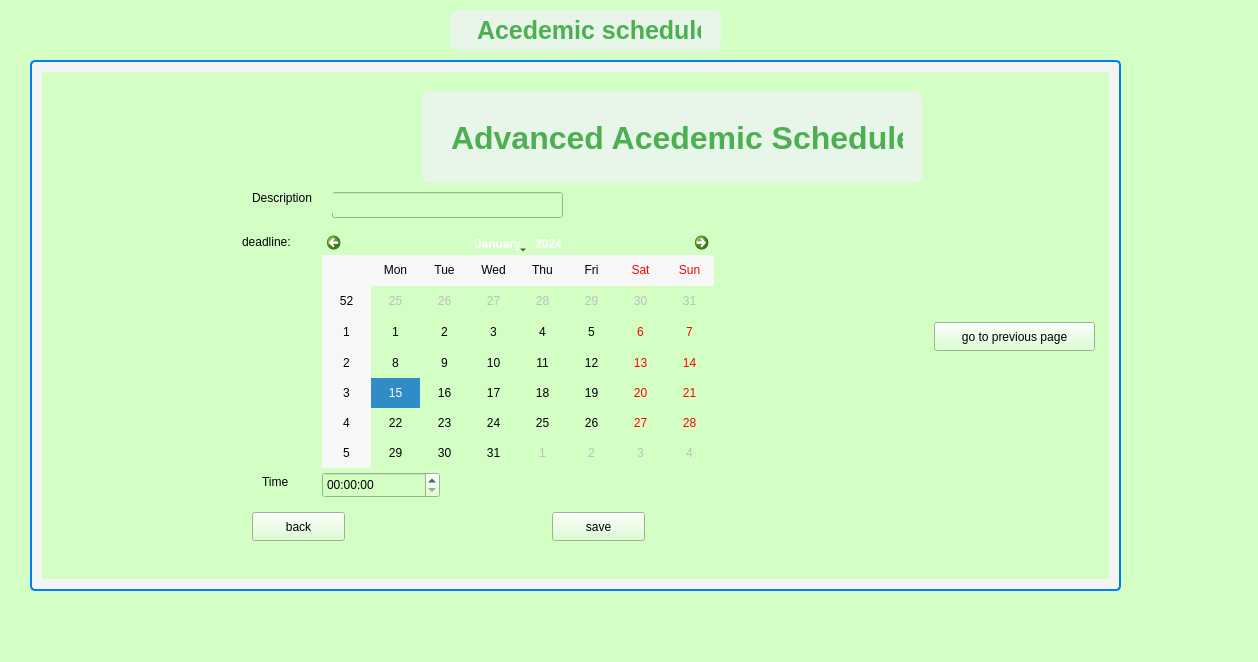
<?xml version="1.0" encoding="UTF-8"?>
<ui version="4.0">
 <class>acedemic</class>
 <widget class="QMainWindow" name="acedemic">
  <property name="geometry">
   <rect>
    <x>0</x>
    <y>0</y>
    <width>1258</width>
    <height>662</height>
   </rect>
  </property>
  <property name="windowTitle">
   <string>MainWindow</string>
  </property>
  <property name="styleSheet">
   <string notr="true">background-color:#d3ffc5;   /* Mint green */</string>
  </property>
  <widget class="QWidget" name="centralwidget">
   <widget class="QStackedWidget" name="stackedWidget">
    <property name="geometry">
     <rect>
      <x>30</x>
      <y>60</y>
      <width>1091</width>
      <height>531</height>
     </rect>
    </property>
    <property name="styleSheet">
     <string notr="true">QStackedWidget {
    border: 2px solid #007BFF;      /* Blue border */
    background-color: #f4f4f4;      /* Light gray background */
    padding: 10px;                   /* Padding around the widget */
    border-radius: 5px;              /* Rounded corners */
}</string>
    </property>
    <property name="currentIndex">
     <number>1</number>
    </property>
    <widget class="QWidget" name="page">
     <widget class="QLabel" name="label_8">
      <property name="geometry">
       <rect>
        <x>60</x>
        <y>300</y>
        <width>101</width>
        <height>20</height>
       </rect>
      </property>
      <property name="text">
       <string/>
      </property>
     </widget>
     <widget class="QLineEdit" name="lineEdit">
      <property name="geometry">
       <rect>
        <x>140</x>
        <y>270</y>
        <width>113</width>
        <height>26</height>
       </rect>
      </property>
     </widget>
     <widget class="QLineEdit" name="lineEdit_3">
      <property name="geometry">
       <rect>
        <x>150</x>
        <y>350</y>
        <width>113</width>
        <height>26</height>
       </rect>
      </property>
     </widget>
     <widget class="QComboBox" name="comboBox">
      <property name="geometry">
       <rect>
        <x>140</x>
        <y>190</y>
        <width>76</width>
        <height>26</height>
       </rect>
      </property>
      <item>
       <property name="text">
        <string>Sunday</string>
       </property>
      </item>
      <item>
       <property name="text">
        <string>Monday</string>
       </property>
      </item>
      <item>
       <property name="text">
        <string>Tuesday</string>
       </property>
      </item>
      <item>
       <property name="text">
        <string>Wednesday</string>
       </property>
      </item>
      <item>
       <property name="text">
        <string>Thursday</string>
       </property>
      </item>
      <item>
       <property name="text">
        <string>Saturday</string>
       </property>
      </item>
      <item>
       <property name="text">
        <string>Friday</string>
       </property>
      </item>
     </widget>
     <widget class="QLineEdit" name="lineEdit_2">
      <property name="geometry">
       <rect>
        <x>140</x>
        <y>310</y>
        <width>113</width>
        <height>26</height>
       </rect>
      </property>
     </widget>
     <widget class="QCheckBox" name="checkBox">
      <property name="geometry">
       <rect>
        <x>110</x>
        <y>430</y>
        <width>181</width>
        <height>24</height>
       </rect>
      </property>
      <property name="text">
       <string>add this for every week</string>
      </property>
     </widget>
     <widget class="QLabel" name="label_3">
      <property name="geometry">
       <rect>
        <x>370</x>
        <y>90</y>
        <width>381</width>
        <height>31</height>
       </rect>
      </property>
      <property name="text">
       <string>Enter this details one by one and submit one by one</string>
      </property>
     </widget>
     <widget class="QTimeEdit" name="timeEdit">
      <property name="geometry">
       <rect>
        <x>130</x>
        <y>230</y>
        <width>118</width>
        <height>26</height>
       </rect>
      </property>
     </widget>
     <widget class="QLabel" name="label_6">
      <property name="geometry">
       <rect>
        <x>70</x>
        <y>230</y>
        <width>63</width>
        <height>20</height>
       </rect>
      </property>
      <property name="text">
       <string>time</string>
      </property>
     </widget>
     <widget class="QLabel" name="label_5">
      <property name="geometry">
       <rect>
        <x>70</x>
        <y>310</y>
        <width>63</width>
        <height>20</height>
       </rect>
      </property>
      <property name="text">
       <string>subject</string>
      </property>
     </widget>
     <widget class="QLabel" name="label_7">
      <property name="geometry">
       <rect>
        <x>70</x>
        <y>270</y>
        <width>63</width>
        <height>20</height>
       </rect>
      </property>
      <property name="text">
       <string>hours</string>
      </property>
     </widget>
     <widget class="QLabel" name="label_4">
      <property name="geometry">
       <rect>
        <x>70</x>
        <y>190</y>
        <width>51</width>
        <height>20</height>
       </rect>
      </property>
      <property name="text">
       <string>day</string>
      </property>
     </widget>
     <widget class="QLabel" name="label">
      <property name="geometry">
       <rect>
        <x>400</x>
        <y>0</y>
        <width>381</width>
        <height>51</height>
       </rect>
      </property>
      <property name="styleSheet">
       <string notr="true">QLabel {
    font-size: 28px;            /* Larger font size for emphasis */
    color: #4CAF50;             /* Green color for a fresh look */
    font-weight: bold;          /* Make the text bold */
    padding: 10px 20px;         /* Add padding around the text */
    background-color: #e8f5e9;  /* Light green background to match the color scheme */
    border-radius: 8px;         /* Rounded corners */
    text-align: center;         /* Center-align the text */
}
</string>
      </property>
      <property name="text">
       <string>Basic Acedemic Schedule</string>
      </property>
     </widget>
     <widget class="QLabel" name="label_2">
      <property name="geometry">
       <rect>
        <x>40</x>
        <y>80</y>
        <width>311</width>
        <height>51</height>
       </rect>
      </property>
      <property name="styleSheet">
       <string notr="true">QLabel {
    font-size: 25px;
    color: #333333;   /* Dark gray color for the text */
    padding: 5px;
    font-weight: normal;  /* Regular weight */
    text-align: left;     /* Align the text to the left */
}
</string>
      </property>
      <property name="text">
       <string>Enter your lecture details:</string>
      </property>
     </widget>
     <widget class="QLabel" name="label_9">
      <property name="geometry">
       <rect>
        <x>70</x>
        <y>360</y>
        <width>63</width>
        <height>20</height>
       </rect>
      </property>
      <property name="text">
       <string>venue</string>
      </property>
     </widget>
     <widget class="QPushButton" name="Save1">
      <property name="geometry">
       <rect>
        <x>280</x>
        <y>470</y>
        <width>93</width>
        <height>29</height>
       </rect>
      </property>
      <property name="text">
       <string>save</string>
      </property>
     </widget>
     <widget class="QPushButton" name="Back1">
      <property name="geometry">
       <rect>
        <x>80</x>
        <y>470</y>
        <width>93</width>
        <height>29</height>
       </rect>
      </property>
      <property name="text">
       <string>back</string>
      </property>
     </widget>
     <widget class="QLabel" name="label_12">
      <property name="geometry">
       <rect>
        <x>70</x>
        <y>390</y>
        <width>51</width>
        <height>20</height>
       </rect>
      </property>
      <property name="text">
       <string>Date</string>
      </property>
     </widget>
     <widget class="QDateEdit" name="dateEdit">
      <property name="geometry">
       <rect>
        <x>150</x>
        <y>390</y>
        <width>110</width>
        <height>26</height>
       </rect>
      </property>
     </widget>
     <widget class="QPushButton" name="GoToNextPage">
      <property name="geometry">
       <rect>
        <x>920</x>
        <y>270</y>
        <width>121</width>
        <height>29</height>
       </rect>
      </property>
      <property name="text">
       <string>go to next page</string>
      </property>
     </widget>
    </widget>
    <widget class="QWidget" name="page_2">
     <widget class="QPushButton" name="Save2">
      <property name="geometry">
       <rect>
        <x>510</x>
        <y>440</y>
        <width>93</width>
        <height>29</height>
       </rect>
      </property>
      <property name="text">
       <string>save</string>
      </property>
     </widget>
     <widget class="QLabel" name="label_10">
      <property name="geometry">
       <rect>
        <x>200</x>
        <y>160</y>
        <width>63</width>
        <height>20</height>
       </rect>
      </property>
      <property name="text">
       <string>deadline:</string>
      </property>
     </widget>
     <widget class="QLabel" name="label_11">
      <property name="geometry">
       <rect>
        <x>380</x>
        <y>20</y>
        <width>501</width>
        <height>91</height>
       </rect>
      </property>
      <property name="styleSheet">
       <string notr="true">QLabel {
    font-size: 32px;            /* Larger font size for emphasis */
    color: #4CAF50;             /* Green color for a fresh look */
    font-weight: bold;          /* Make the text bold */
    padding: 10px 20px;         /* Add padding around the text */
    background-color: #e8f5e9;  /* Light green background to match the color scheme */
    border-radius: 8px;         /* Rounded corners */
    text-align: center;         /* Center-align the text */
}
</string>
      </property>
      <property name="text">
       <string>Advanced Acedemic Schedule</string>
      </property>
     </widget>
     <widget class="QLineEdit" name="lineEdit_4">
      <property name="geometry">
       <rect>
        <x>290</x>
        <y>120</y>
        <width>231</width>
        <height>26</height>
       </rect>
      </property>
     </widget>
     <widget class="QPushButton" name="Back2">
      <property name="geometry">
       <rect>
        <x>210</x>
        <y>440</y>
        <width>93</width>
        <height>29</height>
       </rect>
      </property>
      <property name="text">
       <string>back</string>
      </property>
     </widget>
     <widget class="QLabel" name="label_13">
      <property name="geometry">
       <rect>
        <x>210</x>
        <y>110</y>
        <width>81</width>
        <height>31</height>
       </rect>
      </property>
      <property name="text">
       <string>Description</string>
      </property>
     </widget>
     <widget class="QCalendarWidget" name="calendarWidget_2">
      <property name="geometry">
       <rect>
        <x>280</x>
        <y>160</y>
        <width>392</width>
        <height>236</height>
       </rect>
      </property>
     </widget>
     <widget class="QTimeEdit" name="timeEdit_2">
      <property name="geometry">
       <rect>
        <x>280</x>
        <y>400</y>
        <width>118</width>
        <height>26</height>
       </rect>
      </property>
     </widget>
     <widget class="QPushButton" name="GoToPreviousPage">
      <property name="geometry">
       <rect>
        <x>892</x>
        <y>250</y>
        <width>161</width>
        <height>29</height>
       </rect>
      </property>
      <property name="text">
       <string>go to previous page</string>
      </property>
     </widget>
     <widget class="QLabel" name="label_15">
      <property name="geometry">
       <rect>
        <x>220</x>
        <y>400</y>
        <width>51</width>
        <height>20</height>
       </rect>
      </property>
      <property name="text">
       <string>Time</string>
      </property>
     </widget>
    </widget>
   </widget>
   <widget class="QLabel" name="label_14">
    <property name="geometry">
     <rect>
      <x>450</x>
      <y>10</y>
      <width>271</width>
      <height>41</height>
     </rect>
    </property>
    <property name="styleSheet">
     <string notr="true">QLabel {
    font-size: 25px;            /* Larger font size for emphasis */
    color: #4CAF50;             /* Green color for a fresh look */
    font-weight: bold;          /* Make the text bold */
    padding: 10px 20px;         /* Add padding around the text */
    background-color: #e8f5e9;  /* Light green background to match the color scheme */
    border-radius: 8px;         /* Rounded corners */
    text-align: center;         /* Center-align the text */
}
</string>
    </property>
    <property name="text">
     <string>Acedemic schedule</string>
    </property>
   </widget>
  </widget>
  <widget class="QMenuBar" name="menubar">
   <property name="geometry">
    <rect>
     <x>0</x>
     <y>0</y>
     <width>1258</width>
     <height>26</height>
    </rect>
   </property>
  </widget>
  <widget class="QStatusBar" name="statusbar"/>
 </widget>
 <resources/>
 <connections/>
</ui>
